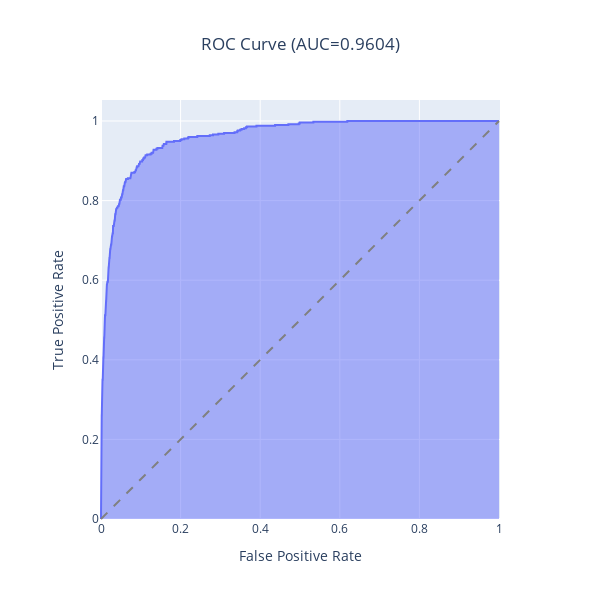

The notebook cell saved with this chart:
### Code cell
# CREATE ROC CURVE TO SELECT THRESHOLD p

from eppi_text_classification.predict import predict_scores
from eppi_text_classification.plotly_roc import plotly_roc

y_test_pred_probs = predict_scores(model, X_test)
plotly_roc(y_test, y_test_pred_probs)

### Figure 1 — Plotly figure (JSON) as saved in the notebook; plotly's stock layout.template omitted (floating-point values rounded to 4 significant figures; data arrays with more than 128 entries replaced by an {"elided": "..."} marker saying what was removed)
{"data": [{"customdata": {"elided": "440x1 str values"}, "fillpattern": {"shape": ""}, "hovertemplate": "False Positive Rate=%{x}<br>True Positive Rate=%{y}<br>Threshold=%{customdata[0]}<extra></extra>", "legendgroup": "", "line": {"color": "#636efa"}, "marker": {"symbol": "circle"}, "mode": "lines", "name": "", "orientation": "v", "showlegend": false, "stackgroup": "1", "type": "scatter", "x": {"elided": "440 float values"}, "xaxis": "x", "y": {"elided": "440 float values"}, "yaxis": "y"}], "layout": {"height": 600, "legend": {"tracegroupgap": 0}, "shapes": [{"line": {"color": "grey", "dash": "dash"}, "type": "line", "x0": 0, "x1": 1, "y0": 0, "y1": 1}], "title": {"text": "ROC Curve (AUC=0.9604)", "x": 0.5, "xanchor": "center"}, "width": 600, "xaxis": {"anchor": "y", "constrain": "domain", "domain": [0, 1], "title": {"text": "False Positive Rate"}}, "yaxis": {"anchor": "x", "domain": [0, 1], "scaleanchor": "x", "scaleratio": 1, "title": {"text": "True Positive Rate"}}}}
